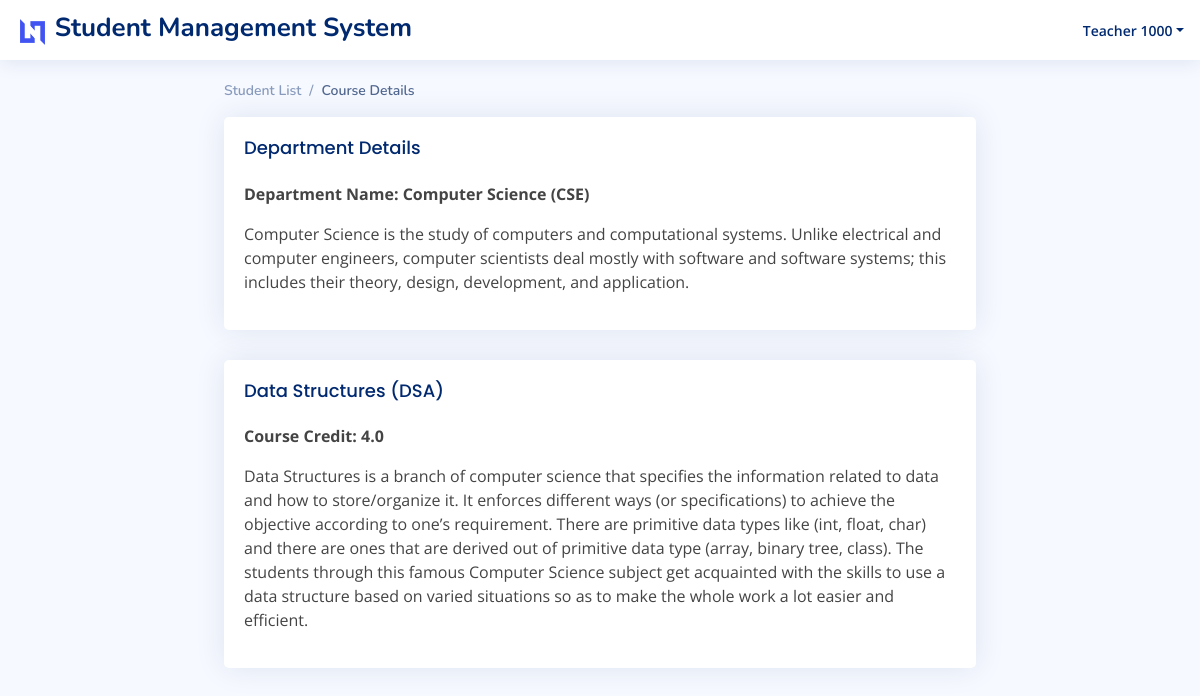
/1/course_details/ (signed in), run on the app's committed database.
### sms/models.py (models this page shows, shortened)
class Department(models.Model):
    name = models.CharField(max_length=256)
    code = models.CharField(max_length=10)
    description = models.TextField()
    created_by = models.ForeignKey(User, related_name='%(class)s_created_by', on_delete=models.SET_NULL,
                                   null=True, blank=True, editable=False)
    created_at = models.DateTimeField(auto_now_add=True)
    modified_at = models.DateTimeField(auto_now=True)

class Subject(models.Model):
    department = models.ForeignKey(Department, on_delete=models.CASCADE)
    name = models.CharField(max_length=256)
    code = models.CharField(max_length=10)
    credit = models.FloatField(default=0)
    description = models.TextField(blank=True, null=True)
    created_by = models.ForeignKey(User, related_name='%(class)s_created_by', on_delete=models.SET_NULL, null=True,
                                   blank=True, editable=False)
    created_at = models.DateTimeField(auto_now_add=True)
    modified_at = models.DateTimeField(auto_now=True)

### sms/views.py (the view)
# urls.py: path('<int:pk>/course_details/', views.DepartmentCoursesDetail.as_view(), name='departmentCoursesDetail'),
class DepartmentCoursesDetail(LoginRequiredMixin, DetailView):
    model = Department
    template_name = 'sms/department_course_detail.html'

### sms/templates/sms/department_course_detail.html
{% extends 'base.html' %}
{% load django_tables2 %}
{% block content %}
    <section class="section">
        <div class="row">
            <div class="col-8 offset-2">
                <nav>
                    <ol class="breadcrumb">
                        {% if request.user.userprofile.user_type == 'teacher' or request.user.is_superuser %}
                            <li class="breadcrumb-item"><a href="{% url 'studentList' %}">Student List</a></li>
                        {% else %}
                            <li class="breadcrumb-item"><a href="{% url 'courseList' %}">Course List</a></li>
                        {% endif %}
                        <li class="breadcrumb-item active">Course Details</li>
                    </ol>
                </nav>
                <div class="card">
                    <div class="card-body">
                        <h5 class="card-title">Department Details</h5>
                        <p><b>Department Name: {{ object.name }} ({{ object.code }})</b></p>
                        <p>{{ object.description }}</p>
                    </div>
                </div>
                {% for course in department.subject_set.all %}
                    <div class="card">
                        <div class="card-body">
                            <h5 class="card-title">{{ course.name }} ({{ course.code }})</h5>
                            <p><b>Course Credit: {{ course.credit }}</b></p>
                            <p>{{ course.description }}</p>
                        </div>
                    </div>
                {% endfor %}
            </div>
        </div>
    </section>
{% endblock %}

### templates/base.html (shortened to what this page needs)
{% load static %}
<!DOCTYPE html>
<html lang="en">
<head>
    <link href="{% static 'common/assets/vendor/bootstrap/css/bootstrap.min.css' %}" rel="stylesheet">
    <link href="{% static 'common/assets/vendor/bootstrap-icons/bootstrap-icons.css' %}" rel="stylesheet">
    <link href="{% static 'common/assets/vendor/boxicons/css/boxicons.min.css' %}" rel="stylesheet">
    <link href="{% static 'common/assets/vendor/quill/quill.snow.css' %}" rel="stylesheet">
    <link href="{% static 'common/assets/vendor/quill/quill.bubble.css' %}" rel="stylesheet">
    <link href="{% static 'common/assets/vendor/remixicon/remixicon.css' %}" rel="stylesheet">
    <link href="{% static 'common/assets/vendor/simple-datatables/style.css' %}" rel="stylesheet">
    <link href="{% static 'common/assets/css/style.css' %}" rel="stylesheet">
</head>
<body class="toggle-sidebar">
<main id="main" class="main">
    {% include 'header.html' %}
    {% block content %}
    {% endblock %}
</main>
</body>
</html>

### templates/header.html (shortened to what this page needs)
<header id="header" class="header fixed-top d-flex align-items-center">
    <div class="align-items-center justify-content-between text-center">
        {% if request.user.userprofile.user_type == 'student' %}
            <a href="{% url 'courseList' %}" class="logo align-items-center justify-content-between">
                <img src="assets/img/logo.png" alt="">
                <span>Student Management System</span>
            </a>
        {% else %}
            <a href="{% url 'studentList' %}" class="logo align-items-center justify-content-between">
                <img src="assets/img/logo.png" alt="">
                <span>Student Management System</span>
            </a>
        {% endif %}
    </div>
    {% if request.user.is_authenticated %}
        <nav class="header-nav ms-auto">
            <ul class="d-flex align-items-center">
                <li class="nav-item dropdown pe-3">
                    <a class="nav-link nav-profile d-flex align-items-center pe-0" href="#" data-bs-toggle="dropdown">
                        <span class="d-none d-md-block dropdown-toggle ps-2">{{ request.user.get_full_name }}</span>
                    </a>
                </li>
            </ul>
        </nav>
    {% endif %}
</header>

### staticfiles/common/assets/css/style.css (style rules this page uses)
:root { scroll-behavior: smooth; }
body { font-family: "Open Sans", sans-serif; background: #f6f9ff; color: #444444; }
a { color: #4154f1; text-decoration: none; }
h1, h2, h3, h4, h5, h6 { font-family: "Nunito", sans-serif; }
#main { margin-top: 60px; padding: 20px 30px; transition: all 0.3s; }
.card { margin-bottom: 30px; border: none; border-radius: 5px; box-shadow: 0px 0 30px rgba(1, 41, 112, 0.1); }
.card-title { padding: 20px 0 15px 0; font-size: 18px; font-weight: 500; color: #012970; font-family: "Poppins", sans-serif; }
.card-body { padding: 0 20px 20px 20px; }
.breadcrumb { font-size: 14px; font-family: "Nunito", sans-serif; color: #899bbd; font-weight: 600; }
.breadcrumb a { color: #899bbd; transition: 0.3s; }
.breadcrumb .breadcrumb-item::before { color: #899bbd; }
.breadcrumb .active { color: #51678f; font-weight: 600; }
.logo { line-height: 1; }
@media (min-width: 1200px) { .logo { width: 280px; } }
.logo img { max-height: 26px; margin-right: 6px; }
.logo span { font-size: 26px; font-weight: 700; color: #012970; font-family: "Nunito", sans-serif; }
.header { transition: all 0.5s; z-index: 997; height: 60px; box-shadow: 0px 2px 20px rgba(1, 41, 112, 0.1); background-color: #fff; padding-left: 20px; }
.header-nav ul { list-style: none; }
.header-nav>ul { margin: 0; padding: 0; }
.header-nav .nav-profile { color: #012970; }
.header-nav .nav-profile span { font-size: 14px; font-weight: 600; }
@media (min-width: 1200px) { #main, #footer { margin-left: 300px; } }
@media (min-width: 1200px) { .toggle-sidebar #main, .toggle-sidebar #footer { margin-left: 0; } }

### data on the page
Department: name "Computer Science", code "CSE", description "Computer Science is the study of computers and computational systems. Unlike electrical and computer engineers, computer scientists deal mostly with software and software systems; this includes their theory, design, development, and application."
Subject: name "Data Structures", code "DSA", credit "4.0", description "Data Structures is a branch of computer science that specifies the information related to data and how to store/organize it. It enforces different ways (or specifications) to achieve the objective according to one’s requirement. There are primitive data types like (int, float, char) and there are ones that are derived out of primitive data type (array, binary tree, class). The students through this famous Computer Science subject get acquainted with the skills to use a data structure based on varied situations so as to make the whole work a lot easier and efficient."

### other printed values
{{ request.user.get_full_name }} "Teacher 1000"
